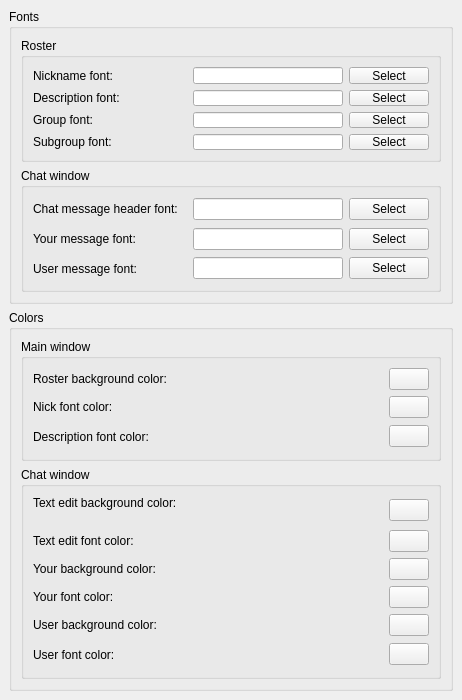
<ui version="4.0" >
 <class>lookSettings</class>
 <widget class="QWidget" name="lookSettings" >
  <property name="geometry" >
   <rect>
    <x>0</x>
    <y>0</y>
    <width>462</width>
    <height>700</height>
   </rect>
  </property>
  <property name="minimumSize" >
   <size>
    <width>400</width>
    <height>700</height>
   </size>
  </property>
  <property name="maximumSize" >
   <size>
    <width>16777215</width>
    <height>700</height>
   </size>
  </property>
  <property name="windowTitle" >
   <string>Form</string>
  </property>
  <layout class="QGridLayout" >
   <property name="margin" >
    <number>9</number>
   </property>
   <property name="spacing" >
    <number>6</number>
   </property>
   <item row="0" column="0" >
    <widget class="QGroupBox" name="groupBox_2" >
     <property name="minimumSize" >
      <size>
       <width>0</width>
       <height>87</height>
      </size>
     </property>
     <property name="maximumSize" >
      <size>
       <width>16777215</width>
       <height>999999</height>
      </size>
     </property>
     <property name="title" >
      <string>Fonts</string>
     </property>
     <layout class="QGridLayout" >
      <property name="margin" >
       <number>9</number>
      </property>
      <property name="spacing" >
       <number>6</number>
      </property>
      <item row="0" column="0" >
       <widget class="QGroupBox" name="groupBox_5" >
        <property name="title" >
         <string>Roster</string>
        </property>
        <layout class="QGridLayout" >
         <property name="margin" >
          <number>9</number>
         </property>
         <property name="spacing" >
          <number>6</number>
         </property>
         <item rowspan="4" row="0" column="1" >
          <spacer>
           <property name="orientation" >
            <enum>Qt::Horizontal</enum>
           </property>
           <property name="sizeHint" >
            <size>
             <width>26</width>
             <height>111</height>
            </size>
           </property>
          </spacer>
         </item>
         <item row="2" column="3" >
          <widget class="QPushButton" name="groupFontPushButton" >
           <property name="text" >
            <string>Select</string>
           </property>
          </widget>
         </item>
         <item row="3" column="3" >
          <widget class="QPushButton" name="subgroupFontPushButton" >
           <property name="text" >
            <string>Select</string>
           </property>
          </widget>
         </item>
         <item row="2" column="2" >
          <widget class="QLineEdit" name="groupFontLineEdit" >
           <property name="minimumSize" >
            <size>
             <width>150</width>
             <height>0</height>
            </size>
           </property>
           <property name="maximumSize" >
            <size>
             <width>150</width>
             <height>16777215</height>
            </size>
           </property>
           <property name="readOnly" >
            <bool>true</bool>
           </property>
          </widget>
         </item>
         <item row="3" column="2" >
          <widget class="QLineEdit" name="subgroupFontLineEdit" >
           <property name="minimumSize" >
            <size>
             <width>150</width>
             <height>0</height>
            </size>
           </property>
           <property name="maximumSize" >
            <size>
             <width>150</width>
             <height>16777215</height>
            </size>
           </property>
           <property name="readOnly" >
            <bool>true</bool>
           </property>
          </widget>
         </item>
         <item row="2" column="0" >
          <widget class="QLabel" name="label_14" >
           <property name="text" >
            <string>Group font:</string>
           </property>
          </widget>
         </item>
         <item row="3" column="0" >
          <widget class="QLabel" name="label_13" >
           <property name="text" >
            <string>Subgroup font:</string>
           </property>
          </widget>
         </item>
         <item row="1" column="0" >
          <widget class="QLabel" name="label_12" >
           <property name="text" >
            <string>Description font:</string>
           </property>
           <property name="buddy" >
            <cstring>groupFontPushButton</cstring>
           </property>
          </widget>
         </item>
         <item row="0" column="2" >
          <widget class="QLineEdit" name="nickFontLineEdit" >
           <property name="minimumSize" >
            <size>
             <width>150</width>
             <height>0</height>
            </size>
           </property>
           <property name="maximumSize" >
            <size>
             <width>150</width>
             <height>16777215</height>
            </size>
           </property>
           <property name="readOnly" >
            <bool>true</bool>
           </property>
          </widget>
         </item>
         <item row="0" column="0" >
          <widget class="QLabel" name="label" >
           <property name="text" >
            <string>Nickname font:</string>
           </property>
           <property name="buddy" >
            <cstring>nickFontPushButton</cstring>
           </property>
          </widget>
         </item>
         <item row="0" column="3" >
          <widget class="QPushButton" name="nickFontPushButton" >
           <property name="text" >
            <string>Select</string>
           </property>
          </widget>
         </item>
         <item row="1" column="2" >
          <widget class="QLineEdit" name="descrFontLineEdit" >
           <property name="minimumSize" >
            <size>
             <width>150</width>
             <height>0</height>
            </size>
           </property>
           <property name="maximumSize" >
            <size>
             <width>150</width>
             <height>16777215</height>
            </size>
           </property>
           <property name="readOnly" >
            <bool>true</bool>
           </property>
          </widget>
         </item>
         <item row="1" column="3" >
          <widget class="QPushButton" name="descrFontPushButton" >
           <property name="text" >
            <string>Select</string>
           </property>
          </widget>
         </item>
        </layout>
       </widget>
      </item>
      <item row="1" column="0" >
       <widget class="QGroupBox" name="groupBox_6" >
        <property name="title" >
         <string>Chat window</string>
        </property>
        <layout class="QGridLayout" >
         <property name="margin" >
          <number>9</number>
         </property>
         <property name="spacing" >
          <number>6</number>
         </property>
         <item row="1" column="2" >
          <widget class="QLineEdit" name="yourMsgFontLineEdit" >
           <property name="minimumSize" >
            <size>
             <width>150</width>
             <height>0</height>
            </size>
           </property>
           <property name="maximumSize" >
            <size>
             <width>150</width>
             <height>16777215</height>
            </size>
           </property>
           <property name="readOnly" >
            <bool>true</bool>
           </property>
          </widget>
         </item>
         <item rowspan="3" row="0" column="1" >
          <spacer>
           <property name="orientation" >
            <enum>Qt::Horizontal</enum>
           </property>
           <property name="sizeHint" >
            <size>
             <width>20</width>
             <height>141</height>
            </size>
           </property>
          </spacer>
         </item>
         <item row="2" column="2" >
          <widget class="QLineEdit" name="userMsgFontLineEdit" >
           <property name="minimumSize" >
            <size>
             <width>150</width>
             <height>0</height>
            </size>
           </property>
           <property name="maximumSize" >
            <size>
             <width>150</width>
             <height>16777215</height>
            </size>
           </property>
           <property name="readOnly" >
            <bool>true</bool>
           </property>
          </widget>
         </item>
         <item row="0" column="2" >
          <widget class="QLineEdit" name="headerMsgFontLineEdit" >
           <property name="minimumSize" >
            <size>
             <width>150</width>
             <height>0</height>
            </size>
           </property>
           <property name="maximumSize" >
            <size>
             <width>150</width>
             <height>16777215</height>
            </size>
           </property>
           <property name="readOnly" >
            <bool>true</bool>
           </property>
          </widget>
         </item>
         <item row="2" column="3" >
          <widget class="QPushButton" name="userMsgFontPushButton" >
           <property name="text" >
            <string>Select</string>
           </property>
          </widget>
         </item>
         <item row="1" column="3" >
          <widget class="QPushButton" name="yourMsgFontPushButton" >
           <property name="text" >
            <string>Select</string>
           </property>
          </widget>
         </item>
         <item row="0" column="3" >
          <widget class="QPushButton" name="headerMsgFontPushButton" >
           <property name="text" >
            <string>Select</string>
           </property>
          </widget>
         </item>
         <item row="2" column="0" >
          <widget class="QLabel" name="label_16" >
           <property name="minimumSize" >
            <size>
             <width>0</width>
             <height>16</height>
            </size>
           </property>
           <property name="maximumSize" >
            <size>
             <width>16777215</width>
             <height>16777215</height>
            </size>
           </property>
           <property name="text" >
            <string>User message font:</string>
           </property>
           <property name="buddy" >
            <cstring>yourMsgFontPushButton</cstring>
           </property>
          </widget>
         </item>
         <item row="1" column="0" >
          <widget class="QLabel" name="label_15" >
           <property name="minimumSize" >
            <size>
             <width>0</width>
             <height>16</height>
            </size>
           </property>
           <property name="maximumSize" >
            <size>
             <width>16777215</width>
             <height>16777215</height>
            </size>
           </property>
           <property name="text" >
            <string>Your message font:</string>
           </property>
           <property name="buddy" >
            <cstring>yourMsgFontPushButton</cstring>
           </property>
          </widget>
         </item>
         <item row="0" column="0" >
          <widget class="QLabel" name="label_2" >
           <property name="minimumSize" >
            <size>
             <width>0</width>
             <height>16</height>
            </size>
           </property>
           <property name="maximumSize" >
            <size>
             <width>16777215</width>
             <height>16777215</height>
            </size>
           </property>
           <property name="text" >
            <string>Chat message header font:</string>
           </property>
           <property name="buddy" >
            <cstring>yourMsgFontPushButton</cstring>
           </property>
          </widget>
         </item>
        </layout>
       </widget>
      </item>
     </layout>
    </widget>
   </item>
   <item row="1" column="0" >
    <widget class="QGroupBox" name="groupBox" >
     <property name="title" >
      <string>Colors</string>
     </property>
     <layout class="QGridLayout" >
      <property name="margin" >
       <number>9</number>
      </property>
      <property name="spacing" >
       <number>6</number>
      </property>
      <item row="0" column="0" >
       <widget class="QGroupBox" name="groupBox_3" >
        <property name="title" >
         <string>Main window</string>
        </property>
        <layout class="QGridLayout" >
         <property name="margin" >
          <number>9</number>
         </property>
         <property name="spacing" >
          <number>6</number>
         </property>
         <item row="2" column="2" >
          <widget class="QPushButton" name="descrCPushButton" >
           <property name="text" >
            <string/>
           </property>
           <property name="iconSize" >
            <size>
             <width>50</width>
             <height>15</height>
            </size>
           </property>
          </widget>
         </item>
         <item row="1" column="2" >
          <widget class="QPushButton" name="nickCPushButton" >
           <property name="text" >
            <string/>
           </property>
           <property name="iconSize" >
            <size>
             <width>50</width>
             <height>15</height>
            </size>
           </property>
          </widget>
         </item>
         <item row="0" column="2" >
          <widget class="QPushButton" name="rosterBgPushButton" >
           <property name="text" >
            <string/>
           </property>
           <property name="iconSize" >
            <size>
             <width>50</width>
             <height>15</height>
            </size>
           </property>
          </widget>
         </item>
         <item rowspan="3" row="0" column="1" >
          <spacer>
           <property name="orientation" >
            <enum>Qt::Horizontal</enum>
           </property>
           <property name="sizeHint" >
            <size>
             <width>81</width>
             <height>81</height>
            </size>
           </property>
          </spacer>
         </item>
         <item row="2" column="0" >
          <widget class="QLabel" name="label_5" >
           <property name="text" >
            <string>Description font color:</string>
           </property>
           <property name="buddy" >
            <cstring>descrCPushButton</cstring>
           </property>
          </widget>
         </item>
         <item row="1" column="0" >
          <widget class="QLabel" name="label_4" >
           <property name="text" >
            <string>Nick font color:</string>
           </property>
           <property name="buddy" >
            <cstring>nickCPushButton</cstring>
           </property>
          </widget>
         </item>
         <item row="0" column="0" >
          <widget class="QLabel" name="label_3" >
           <property name="text" >
            <string>Roster background color:</string>
           </property>
           <property name="buddy" >
            <cstring>rosterBgPushButton</cstring>
           </property>
          </widget>
         </item>
        </layout>
       </widget>
      </item>
      <item row="1" column="0" >
       <widget class="QGroupBox" name="groupBox_4" >
        <property name="title" >
         <string>Chat window</string>
        </property>
        <layout class="QGridLayout" >
         <property name="margin" >
          <number>9</number>
         </property>
         <property name="spacing" >
          <number>6</number>
         </property>
         <item rowspan="6" row="0" column="1" >
          <spacer>
           <property name="orientation" >
            <enum>Qt::Horizontal</enum>
           </property>
           <property name="sizeHint" >
            <size>
             <width>40</width>
             <height>171</height>
            </size>
           </property>
          </spacer>
         </item>
         <item row="1" column="0" >
          <widget class="QLabel" name="label_7" >
           <property name="text" >
            <string>Text edit font color:</string>
           </property>
           <property name="buddy" >
            <cstring>tEditCPushButton</cstring>
           </property>
          </widget>
         </item>
         <item row="2" column="0" >
          <widget class="QLabel" name="label_8" >
           <property name="text" >
            <string>Your background color:</string>
           </property>
           <property name="buddy" >
            <cstring>yourBgPushButton</cstring>
           </property>
          </widget>
         </item>
         <item row="3" column="0" >
          <widget class="QLabel" name="label_9" >
           <property name="text" >
            <string>Your font color:</string>
           </property>
           <property name="buddy" >
            <cstring>yourCPushButton</cstring>
           </property>
          </widget>
         </item>
         <item row="4" column="0" >
          <widget class="QLabel" name="label_10" >
           <property name="text" >
            <string>User background color:</string>
           </property>
           <property name="buddy" >
            <cstring>userBgPushButton</cstring>
           </property>
          </widget>
         </item>
         <item row="5" column="0" >
          <widget class="QLabel" name="label_11" >
           <property name="text" >
            <string>User font color:</string>
           </property>
           <property name="buddy" >
            <cstring>userCPushButton</cstring>
           </property>
          </widget>
         </item>
         <item row="5" column="2" >
          <widget class="QPushButton" name="userCPushButton" >
           <property name="text" >
            <string/>
           </property>
           <property name="iconSize" >
            <size>
             <width>50</width>
             <height>15</height>
            </size>
           </property>
          </widget>
         </item>
         <item row="4" column="2" >
          <widget class="QPushButton" name="userBgPushButton" >
           <property name="text" >
            <string/>
           </property>
           <property name="iconSize" >
            <size>
             <width>50</width>
             <height>15</height>
            </size>
           </property>
          </widget>
         </item>
         <item row="3" column="2" >
          <widget class="QPushButton" name="yourCPushButton" >
           <property name="text" >
            <string/>
           </property>
           <property name="iconSize" >
            <size>
             <width>50</width>
             <height>15</height>
            </size>
           </property>
          </widget>
         </item>
         <item row="2" column="2" >
          <widget class="QPushButton" name="yourBgPushButton" >
           <property name="text" >
            <string/>
           </property>
           <property name="iconSize" >
            <size>
             <width>50</width>
             <height>15</height>
            </size>
           </property>
          </widget>
         </item>
         <item row="1" column="2" >
          <widget class="QPushButton" name="tEditCPushButton" >
           <property name="text" >
            <string/>
           </property>
           <property name="iconSize" >
            <size>
             <width>50</width>
             <height>15</height>
            </size>
           </property>
          </widget>
         </item>
         <item row="0" column="2" >
          <widget class="QPushButton" name="tEditBgPushButton" >
           <property name="text" >
            <string/>
           </property>
           <property name="iconSize" >
            <size>
             <width>50</width>
             <height>15</height>
            </size>
           </property>
          </widget>
         </item>
         <item row="0" column="0" >
          <widget class="QLabel" name="label_6" >
           <property name="text" >
            <string>Text edit background color:
</string>
           </property>
           <property name="buddy" >
            <cstring>tEditBgPushButton</cstring>
           </property>
          </widget>
         </item>
        </layout>
       </widget>
      </item>
     </layout>
    </widget>
   </item>
  </layout>
 </widget>
 <tabstops>
  <tabstop>nickFontLineEdit</tabstop>
  <tabstop>nickFontPushButton</tabstop>
  <tabstop>descrFontLineEdit</tabstop>
  <tabstop>descrFontPushButton</tabstop>
  <tabstop>headerMsgFontLineEdit</tabstop>
  <tabstop>headerMsgFontPushButton</tabstop>
  <tabstop>rosterBgPushButton</tabstop>
  <tabstop>nickCPushButton</tabstop>
  <tabstop>descrCPushButton</tabstop>
  <tabstop>tEditBgPushButton</tabstop>
  <tabstop>tEditCPushButton</tabstop>
  <tabstop>yourBgPushButton</tabstop>
  <tabstop>yourCPushButton</tabstop>
  <tabstop>userBgPushButton</tabstop>
  <tabstop>userCPushButton</tabstop>
 </tabstops>
 <resources/>
 <connections/>
</ui>
